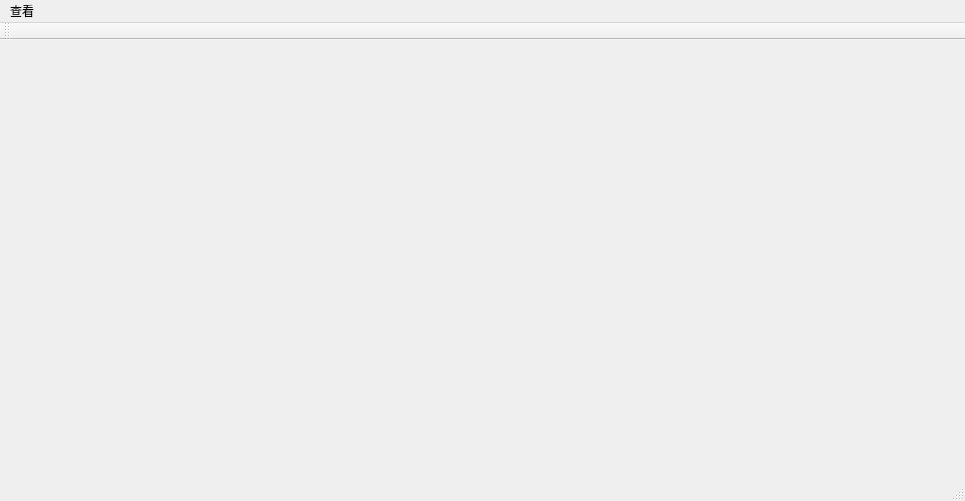
<?xml version="1.0" encoding="UTF-8"?>
<ui version="4.0">
 <class>MainWindow</class>
 <widget class="QMainWindow" name="MainWindow">
  <property name="geometry">
   <rect>
    <x>0</x>
    <y>0</y>
    <width>965</width>
    <height>501</height>
   </rect>
  </property>
  <property name="windowTitle">
   <string>MainWindow</string>
  </property>
  <widget class="QWidget" name="centralWidget"/>
  <widget class="QMenuBar" name="menuBar">
   <property name="geometry">
    <rect>
     <x>0</x>
     <y>0</y>
     <width>965</width>
     <height>28</height>
    </rect>
   </property>
   <widget class="QMenu" name="menu">
    <property name="title">
     <string>查看</string>
    </property>
    <addaction name="actionOpenGL"/>
   </widget>
   <addaction name="menu"/>
  </widget>
  <widget class="QToolBar" name="mainToolBar">
   <attribute name="toolBarArea">
    <enum>TopToolBarArea</enum>
   </attribute>
   <attribute name="toolBarBreak">
    <bool>false</bool>
   </attribute>
  </widget>
  <widget class="QStatusBar" name="statusBar"/>
  <action name="actionOpenGL">
   <property name="text">
    <string>OpenGL</string>
   </property>
  </action>
 </widget>
 <layoutdefault spacing="6" margin="11"/>
 <resources/>
 <connections/>
</ui>
